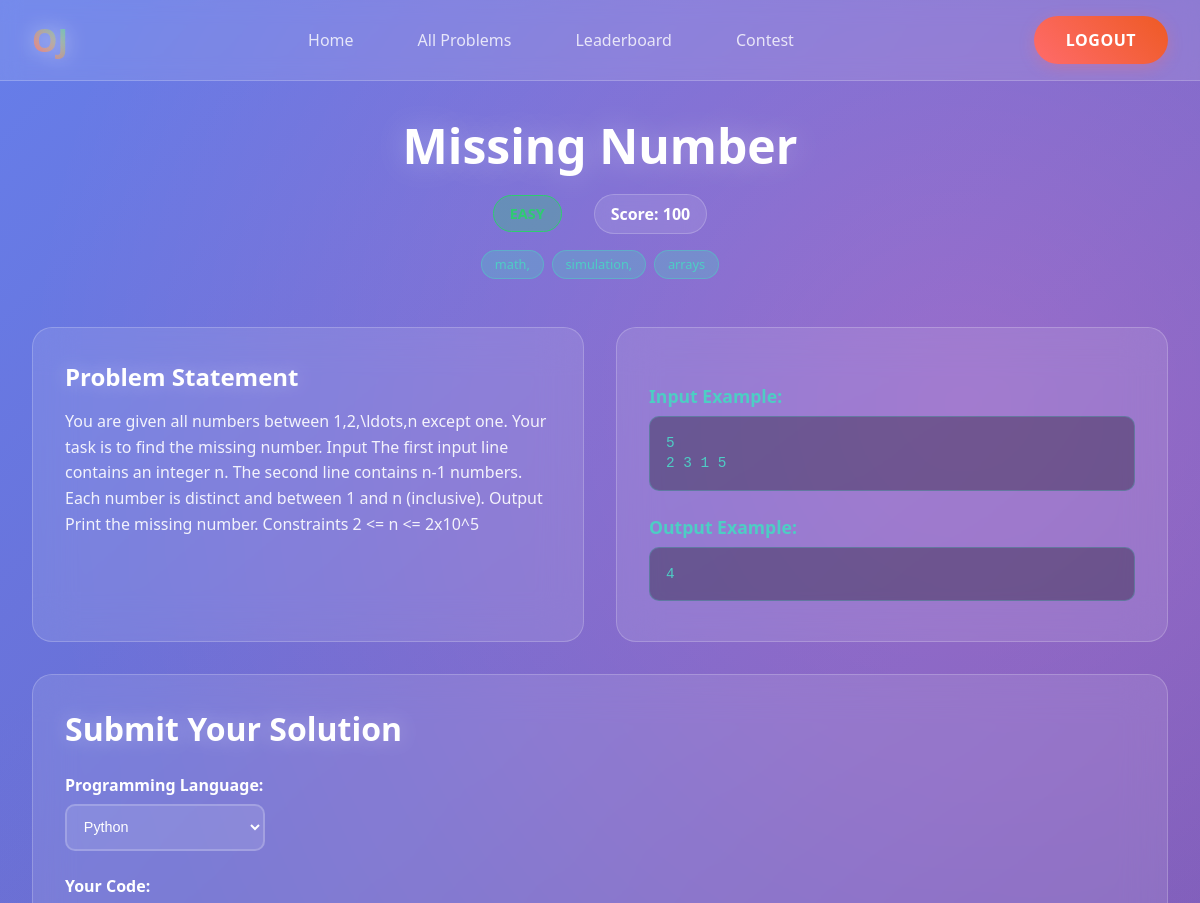
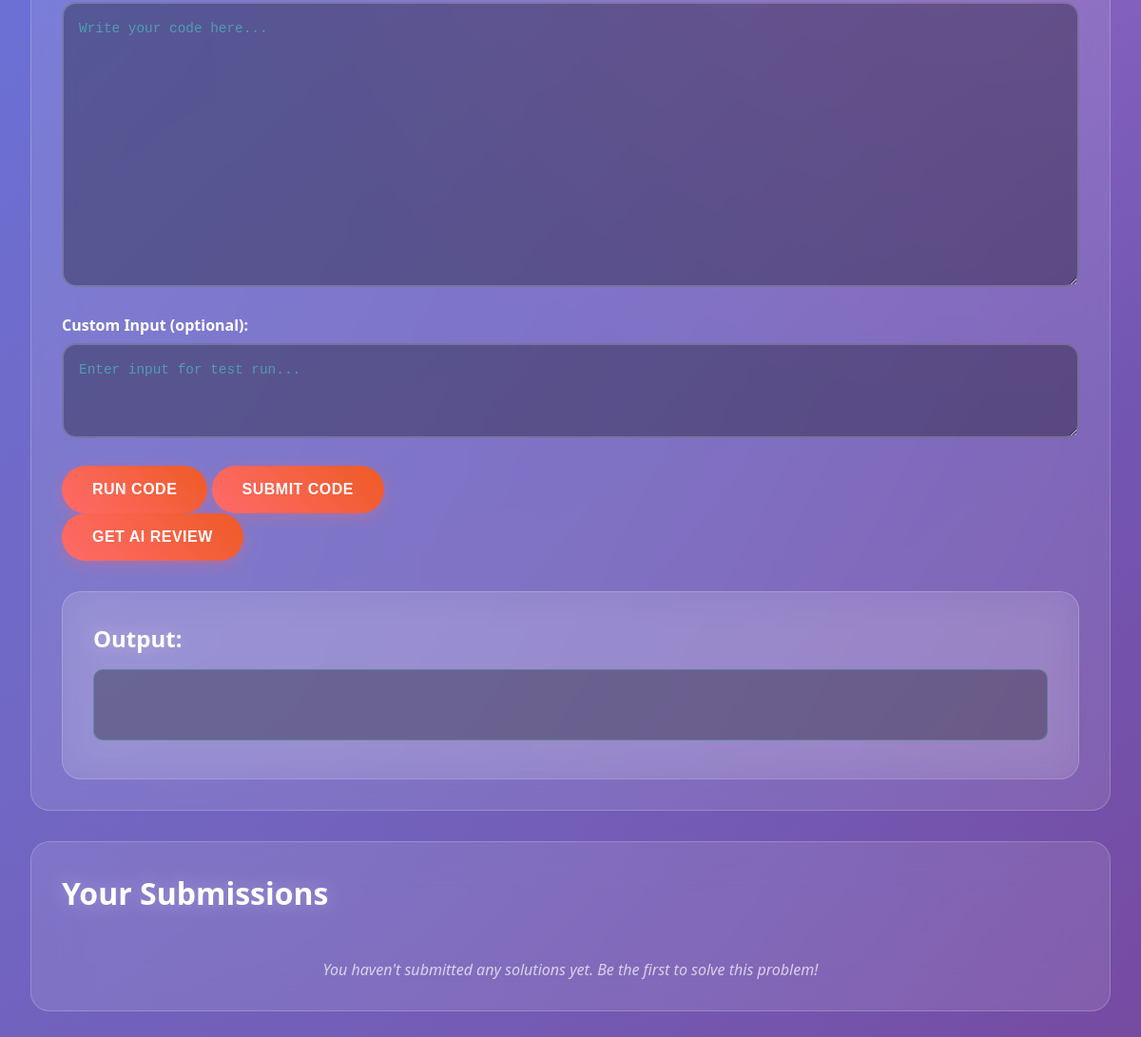
Page /problem/2/ (signed in) on the committed database (2 pictures, top to bottom).
### core/models.py (models this page shows, shortened)
class Problem(models.Model):
    title = models.CharField(max_length=200)
    statement = models.TextField()
    difficulty = models.CharField(max_length=50)
    input_example = models.TextField()
    output_example = models.TextField()
    tags = models.TextField()
    score = models.IntegerField()

### core/views.py (the view)
# urls.py: path("problem/<int:id>/", problem_view, name="problem_detail"),
@login_required
def problem_view(request, id):
    problem = get_object_or_404(Problem, id=id)
    user_submissions = Submission.objects.filter(
        user=request.user, problem=problem
    ).order_by("-submitted_at")
    context = {
        "problem": problem,
        "submissions": user_submissions,
    }
    return render(request, "core/problem_detail.html", context=context)

### templates/core/problem_detail.html (shortened to what this page needs)
{% load static %}
<!DOCTYPE html>
<html lang="en">
<head>
</head>
<body>
    <div class="nav">
        <div class="nav-logo">OJ</div>
        <div class="nav-menu">
            <ul>
                <li>
                    <a href="{% url 'core:home' %}" class="link">Home</a>
                </li>
                <li>
                    <a href="{% url 'core:problems' %}" class="link active">All Problems</a>
                </li>
                <li>
                    <a href="{% url 'contests:leaderboard' %}" class="link">Leaderboard</a>
                </li>
                <li>
                    <a href="{% url 'contests:contest' %}" class="link">Contest</a>
                </li>
            </ul>
        </div>
        <div class="nav-button">
            {% if user.is_authenticated %}
            <a href="{% url 'user_auth:logout' %}" class="btn">Logout</a>
            {% else %}
            <a href="{% url 'user_auth:login' %}" class="btn">Login</a>
            <a href="{% url 'user_auth:signup' %}" class="btn white-btn">Sign Up</a>
            {% endif %}
        </div>
    </div>
    <div class="problems-container">
        <div class="problems-header">
            <h1>{{ problem.title }}</h1>
            <div class="problem-meta">
                <div class="difficulty {{ problem.difficulty|lower }}">{{ problem.difficulty }}</div>
                <div class="meta-item">Score: {{ problem.score }}</div>
            </div>
            <div class="tags-container">
                {% for tag in problem.tags.split %}
                <span class="tag">{{ tag }}</span>
                {% endfor %}
            </div>
        </div>
        <div class="content-grid">
            <div class="content-card">
                <h3>Problem Statement</h3>
                <p>{{ problem.statement }}</p>
            </div>
            <div class="content-card">
                <h4>Input Example:</h4>
                <pre>{{ problem.input_example }}</pre>
                <h4>Output Example:</h4>
                <pre>{{ problem.output_example }}</pre>
            </div>
        </div>
        <div class="submission-section">
            <h2>Submit Your Solution</h2>
            <form method="POST" id="runCodeForm">
                <div class="form-group">
                    <label for="language">Programming Language:</label>
                    <select name="language" id="language" class="form-select" required>
                        <option value="py">Python</option>
                    </select>
                </div>
                <div class="form-group">
                    <label for="code">Your Code:</label>
                    <textarea name="code" id="codeEditor" class="code-editor" placeholder="Write your code here..."
                        required>{{ code|default_if_none:"" }}</textarea>
                </div>
                <div class="form-group">
                    <label for="inputData">Custom Input (optional):</label>
                    <textarea id="inputData" name="input_data" class="input-editor"
                        placeholder="Enter input for test run...">{{ input_data|default_if_none:"" }}</textarea>
                </div>
                <button type="submit" formaction="{% url 'compiler:run_code' %}" class="submit-btn" id="runButton">Run
                    Code</button>
                <button type="submit" formaction="{% url 'compiler:submit_code' %}" class="submit-btn"
                    id="submitButton">Submit Code</button>
            </form>
            <form method="POST" action="{% url 'core:ai_review' %}">
                <button type="submit" class="submit-btn">Get AI Review</button>
            </form>
            <div class="content-card" style="margin-top: 2rem;">
                <h3>Output:</h3>
                <pre id="outputBox" style="color: black; font-size: 12;">
                </pre>
            </div>
        </div>
        <div class="submissions-table">
            <h2>Your Submissions</h2>
            {% if submissions %}
            <div class="table-container">
                <table>
                    <thead>
                        <tr>
                            <th>Submission Time</th>
                            <th>Language</th>
                            <th>Verdict</th>
                        </tr>
                    </thead>
                    <tbody>
                        {% for s in submissions %}
                        <tr>
                            <td>{{ s.submitted_at|date:"M d, Y H:i" }}</td>
                            <td>{{ s.language|upper }}</td>
                            <td><span class="verdict {{ s.verdict|lower|slugify }}">{{ s.verdict }}</span></td>
                        </tr>
                        {% endfor %}
                    </tbody>
                </table>
            </div>
            {% else %}
            <div class="no-submissions">
                <p>You haven't submitted any solutions yet. Be the first to solve this problem!</p>
            </div>
            {% endif %}
        </div>
    </div>
</body>
</html>

### rows in the picture
Problem: title "Missing Number", score "100", statement "You are given all numbers between 1,2,\\ldots,n except one. Your task is to find the missing number. Input The first input line contains an integer n. The second line contains n-1 numbers. Each number is distinct and between 1 and n (inclusive). Output Print the missing number. Constraints 2 <= n <= 2x10^5", input_example "5 2 3 1 5", output_example "4"

### other values in the picture
{{ tag }} "math," "simulation," "arrays"
